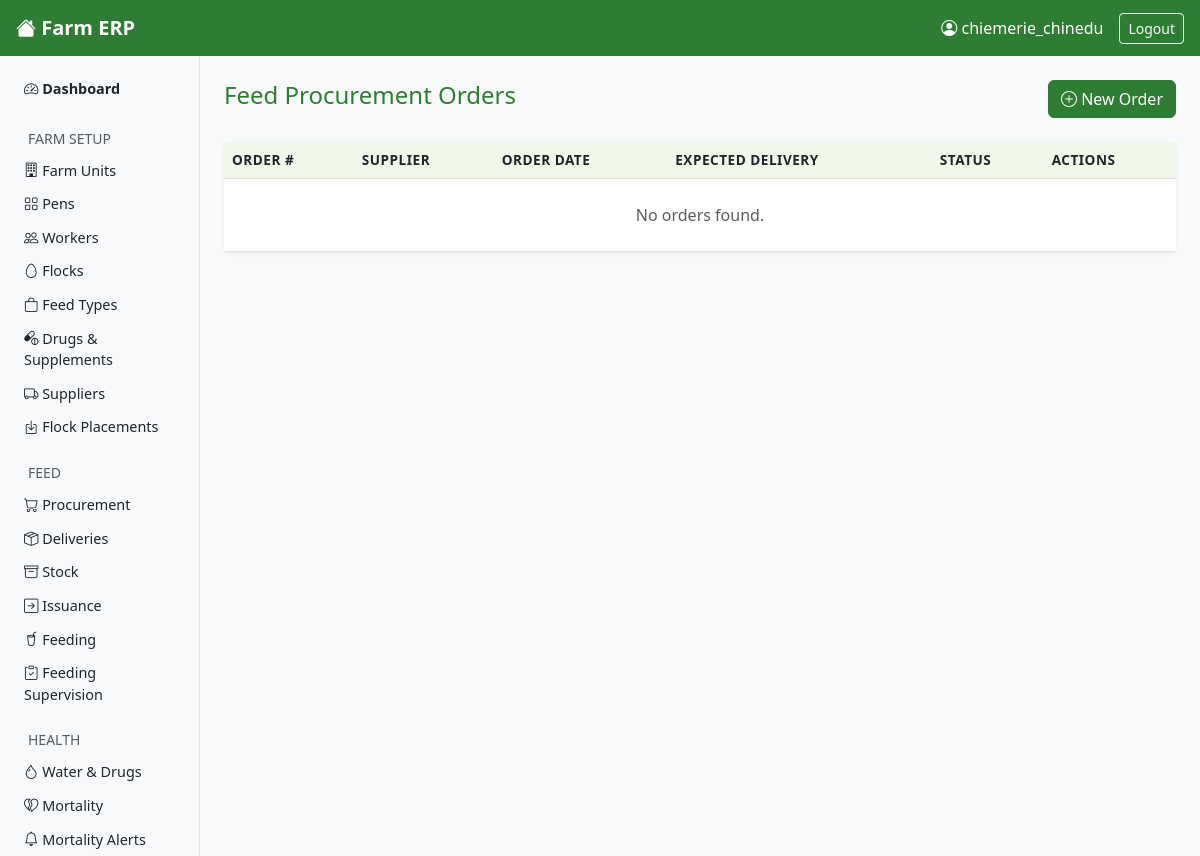
Page /feed/procurement/ (signed in) on the earlier database version.
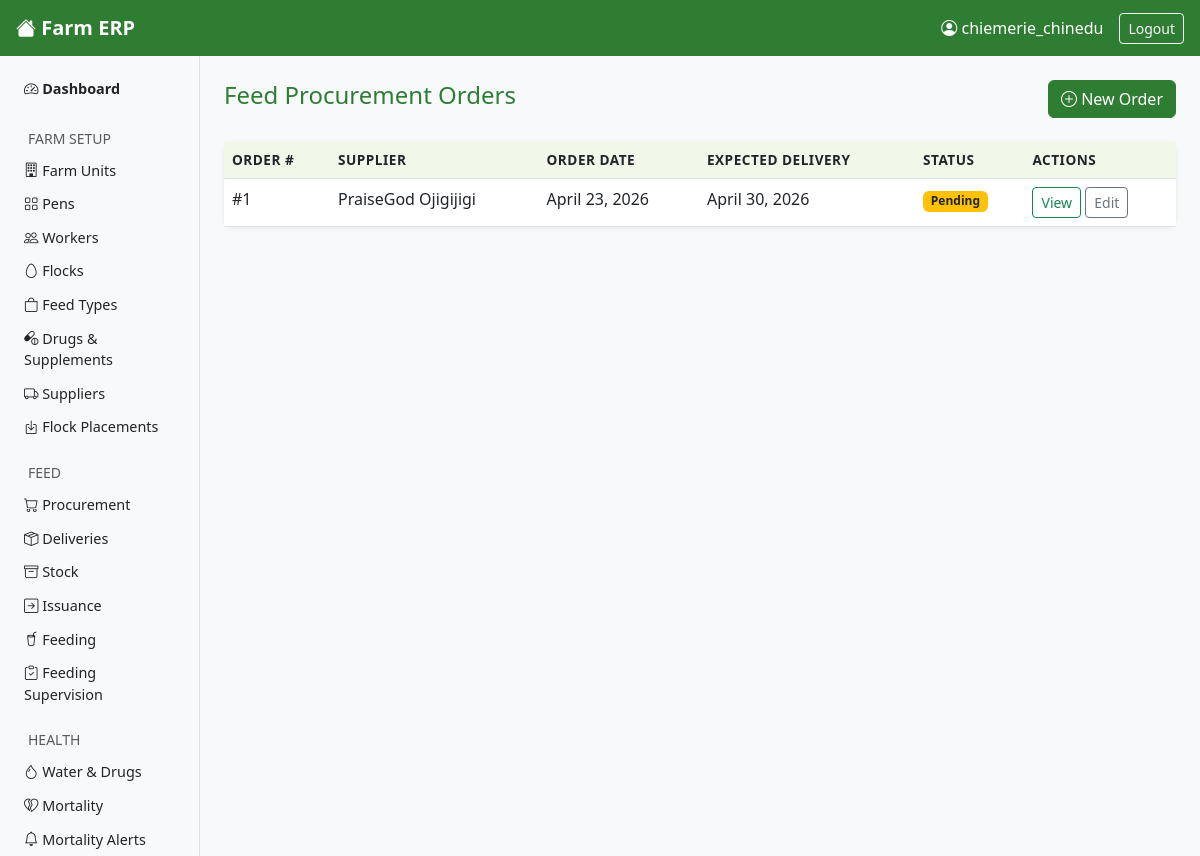
Same page on the later database version.
### core/models.py (models this page shows, shortened)
class FeedProcurement(models.Model):
    STATUS_CHOICES = [
        ('pending', 'Pending'),
        ('partially_delivered', 'Partially Delivered'),
        ('delivered', 'Delivered'),
        ('cancelled', 'Cancelled'),
    ]
    supplier = models.ForeignKey(
        Supplier,
        on_delete=models.PROTECT,
        related_name='feed_procurements'
    )
    order_date = models.DateField()
    expected_delivery_date = models.DateField(null=True, blank=True)
    status = models.CharField(max_length=25, choices=STATUS_CHOICES, default='pending')
    ordered_by = models.ForeignKey(
        Worker,
        on_delete=models.PROTECT,
        related_name='feed_orders_placed'
    )
    notes = models.TextField(blank=True)

class Supplier(models.Model):
    SUPPLIER_TYPE_CHOICES = [
        ('feed', 'Feed'),
        ('birds', 'Birds'),
        ('drugs', 'Drugs'),
        ('mixed', 'Mixed'),
    ]
    name = models.CharField(max_length=200)
    supplier_type = models.CharField(max_length=20, choices=SUPPLIER_TYPE_CHOICES)
    phone = models.CharField(max_length=20, blank=True)
    address = models.TextField(blank=True)
    is_active = models.BooleanField(default=True)

### core/views.py (the view)
# urls.py: path('feed/procurement/', views.FeedProcurementListView.as_view(), name='feedprocurement-list'),
class FeedProcurementListView(LoginRequiredMixin, ListView):
    model = FeedProcurement
    template_name = 'core/feedprocurement_list.html'
    context_object_name = 'procurements'
    ordering = ['-order_date']

### core/templates/core/feedprocurement_list.html (shortened to what this page needs)
{% extends 'core/base.html' %}
{% block content %}
<div class="d-flex justify-content-between align-items-center mb-4">
    <h4>Feed Procurement Orders</h4>
    <a href="{% url 'feedprocurement-create' %}" class="btn btn-success">
        <i class="bi bi-plus-circle"></i> New Order
    </a>
</div>
<div class="card">
    <div class="card-body p-0">
        <table class="table table-hover mb-0">
            <thead>
                <tr>
                    <th>Order #</th>
                    <th>Supplier</th>
                    <th>Order Date</th>
                    <th>Expected Delivery</th>
                    <th>Status</th>
                    <th>Actions</th>
                </tr>
            </thead>
            <tbody>
                {% for procurement in procurements %}
                <tr>
                    <td>#{{ procurement.id }}</td>
                    <td>{{ procurement.supplier.name }}</td>
                    <td>{{ procurement.order_date }}</td>
                    <td>{{ procurement.expected_delivery_date|default:"—" }}</td>
                    <td>
                        {% if procurement.status == 'delivered' %}
                            <span class="badge bg-success">{{ procurement.get_status_display }}</span>
                        {% elif procurement.status == 'pending' %}
                            <span class="badge bg-warning text-dark">{{ procurement.get_status_display }}</span>
                        {% elif procurement.status == 'cancelled' %}
                            <span class="badge bg-danger">{{ procurement.get_status_display }}</span>
                        {% else %}
                            <span class="badge bg-info text-dark">{{ procurement.get_status_display }}</span>
                        {% endif %}
                    </td>
                    <td>
                        <a href="{% url 'feedprocurement-detail' procurement.pk %}" class="btn btn-sm btn-outline-success">View</a>
                        <a href="{% url 'feedprocurement-update' procurement.pk %}" class="btn btn-sm btn-outline-secondary">Edit</a>
                    </td>
                </tr>
                {% empty %}
                <tr>
                    <td colspan="6" class="text-center text-muted py-4">No orders found.</td>
                </tr>
                {% endfor %}
            </tbody>
        </table>
    </div>
</div>
{% endblock %}

Differences in the rows shown:
added FeedProcurement: id "1", supplier.name "PraiseGod Ojigijigi", order_date "April 23, 2026", expected_delivery_date "April 30, 2026", status "Pending"
Other differences:
text no longer shown: "No orders found."
